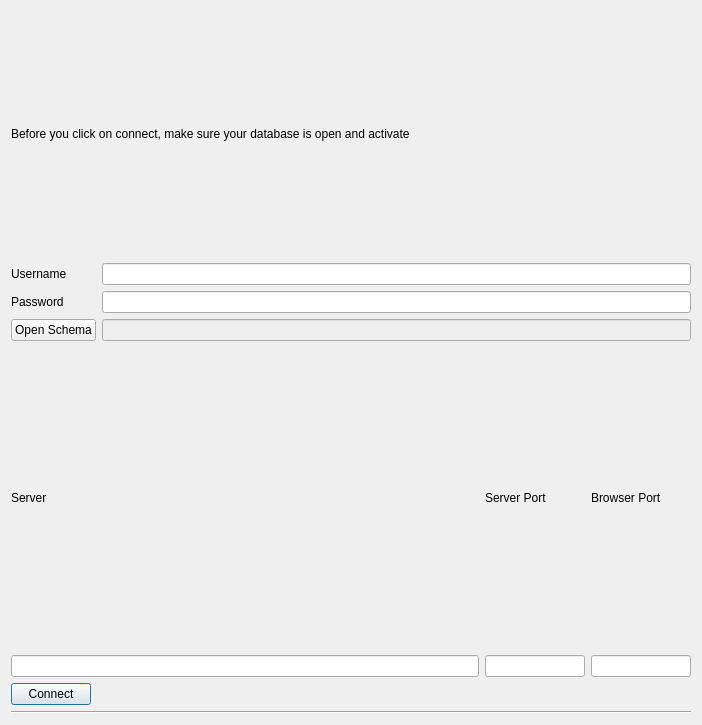
<?xml version="1.0" encoding="UTF-8"?>
<ui version="4.0">
 <class>Dialog_DatabaseConnection</class>
 <widget class="QDialog" name="Dialog_DatabaseConnection">
  <property name="geometry">
   <rect>
    <x>0</x>
    <y>0</y>
    <width>702</width>
    <height>725</height>
   </rect>
  </property>
  <property name="windowTitle">
   <string>Connect to Database</string>
  </property>
  <layout class="QGridLayout" name="gridLayout_2">
   <item row="2" column="0">
    <layout class="QGridLayout" name="gridLayout_6">
     <item row="2" column="1">
      <widget class="QLineEdit" name="lineEdit_DialogDatabaseConnection_ServerPortNumber">
       <property name="sizePolicy">
        <sizepolicy hsizetype="Minimum" vsizetype="Fixed">
         <horstretch>0</horstretch>
         <verstretch>0</verstretch>
        </sizepolicy>
       </property>
       <property name="maximumSize">
        <size>
         <width>100</width>
         <height>16777215</height>
        </size>
       </property>
      </widget>
     </item>
     <item row="1" column="1">
      <widget class="QLabel" name="label_DialogDatabaseConnection_ServerPortNumber">
       <property name="text">
        <string>Server Port</string>
       </property>
      </widget>
     </item>
     <item row="2" column="2">
      <widget class="QLineEdit" name="lineEdit_DialogDatabaseConnection_BrowserPortNumber">
       <property name="maximumSize">
        <size>
         <width>100</width>
         <height>16777215</height>
        </size>
       </property>
      </widget>
     </item>
     <item row="2" column="0">
      <widget class="QLineEdit" name="lineEdit_DialogDatabaseConnection_ServerName">
       <property name="sizePolicy">
        <sizepolicy hsizetype="Expanding" vsizetype="Fixed">
         <horstretch>0</horstretch>
         <verstretch>0</verstretch>
        </sizepolicy>
       </property>
      </widget>
     </item>
     <item row="1" column="0">
      <widget class="QLabel" name="label_DialogDatabaseConnection_ServerName">
       <property name="text">
        <string>Server</string>
       </property>
      </widget>
     </item>
     <item row="1" column="2">
      <widget class="QLabel" name="label_DialogDatabaseConnection_BrowserPortNumber">
       <property name="text">
        <string>Browser Port</string>
       </property>
      </widget>
     </item>
    </layout>
   </item>
   <item row="4" column="0">
    <layout class="QGridLayout" name="gridLayout_5">
     <item row="0" column="1">
      <widget class="QLineEdit" name="lineEdit_DialogDatabaseConnection_ConnectInfo">
       <property name="enabled">
        <bool>false</bool>
       </property>
       <property name="font">
        <font>
         <weight>50</weight>
         <bold>false</bold>
        </font>
       </property>
       <property name="frame">
        <bool>false</bool>
       </property>
       <property name="echoMode">
        <enum>QLineEdit::Normal</enum>
       </property>
       <property name="alignment">
        <set>Qt::AlignRight|Qt::AlignTrailing|Qt::AlignVCenter</set>
       </property>
       <property name="readOnly">
        <bool>true</bool>
       </property>
       <property name="clearButtonEnabled">
        <bool>false</bool>
       </property>
      </widget>
     </item>
     <item row="0" column="0">
      <widget class="QPushButton" name="pushButton_DialogDatabaseConnection_Connect">
       <property name="text">
        <string>Connect</string>
       </property>
      </widget>
     </item>
    </layout>
   </item>
   <item row="5" column="0">
    <widget class="Line" name="line">
     <property name="orientation">
      <enum>Qt::Horizontal</enum>
     </property>
    </widget>
   </item>
   <item row="0" column="0">
    <layout class="QGridLayout" name="gridLayout">
     <item row="0" column="0">
      <widget class="QLabel" name="label_DialogDatabaseConnection_Warning">
       <property name="text">
        <string>Before you click on connect, make sure your database is open and activate</string>
       </property>
      </widget>
     </item>
     <item row="1" column="0">
      <layout class="QGridLayout" name="gridLayout_4">
       <item row="1" column="1">
        <widget class="QLineEdit" name="lineEdit_DialogDatabaseConnection_Password">
         <property name="echoMode">
          <enum>QLineEdit::Password</enum>
         </property>
        </widget>
       </item>
       <item row="0" column="1">
        <widget class="QLineEdit" name="lineEdit_DialogDatabaseConnection_Username"/>
       </item>
       <item row="1" column="0">
        <widget class="QLabel" name="label_DialogDatabaseConnection_Password">
         <property name="text">
          <string>Password</string>
         </property>
        </widget>
       </item>
       <item row="0" column="0">
        <widget class="QLabel" name="label_DialogDatabaseConnection_Username">
         <property name="text">
          <string>Username</string>
         </property>
        </widget>
       </item>
       <item row="2" column="1">
        <widget class="QLineEdit" name="lineEdit_DialogDatabaseConnection_OpenSchema">
         <property name="enabled">
          <bool>false</bool>
         </property>
         <property name="readOnly">
          <bool>true</bool>
         </property>
        </widget>
       </item>
       <item row="2" column="0">
        <widget class="QPushButton" name="pushButton_DialogDatabaseConnection_OpenSchema">
         <property name="text">
          <string>Open Schema</string>
         </property>
        </widget>
       </item>
      </layout>
     </item>
    </layout>
   </item>
  </layout>
 </widget>
 <resources/>
 <connections/>
 <buttongroups>
  <buttongroup name="buttonGroup_DialogDatabaseConnection_Queries">
   <property name="exclusive">
    <bool>false</bool>
   </property>
  </buttongroup>
 </buttongroups>
</ui>
